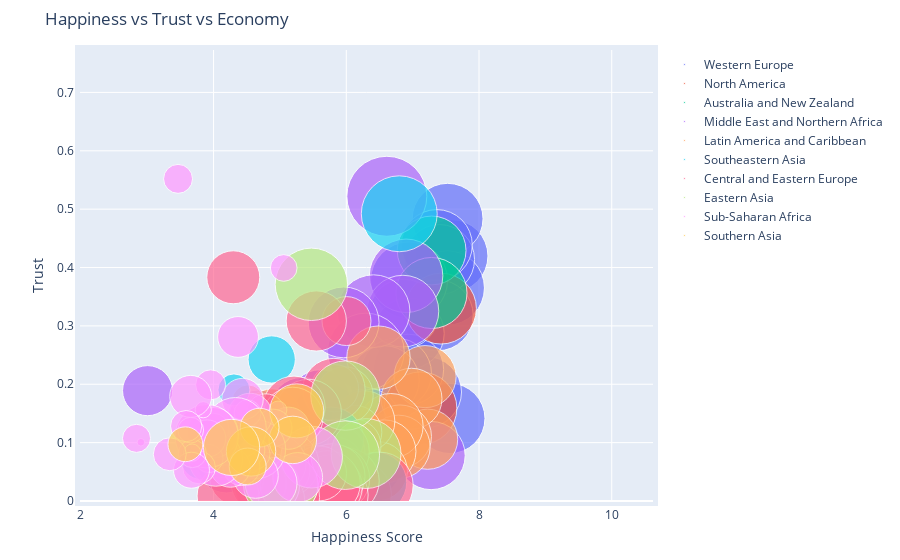

This figure's notebook cell:
### Code cell
import warnings
warnings.filterwarnings('ignore')

figure = bubbleplot(dataset = data, x_column = 'Happiness Score', y_column = 'Trust (Government Corruption)', 
    bubble_column = 'Country', size_column = 'Economy (GDP per Capita)', color_column = 'Region', 
    x_title = "Happiness Score", y_title = "Trust", title = 'Happiness vs Trust vs Economy',
    x_logscale = False, scale_bubble = 1, height = 1650)

py.iplot(figure, config={'scrollzoom': True})

### Figure 1 — Plotly figure (JSON) as saved in the notebook; plotly's stock layout.template omitted (floating-point values rounded to 4 significant figures)
{"data": [{"marker": {"size": [1.397, 1.302, 1.325, 1.459, 1.29, 1.329, 1.332, 1.337, 1.564, 1.336, 1.308, 1.266, 1.328, 1.278, 1.23, 1.207, 1.251, 1.208, 1.208, 1.16, 1.154], "sizemode": "area", "sizeref": 0.0005283}, "mode": "markers", "name": "Western Europe", "text": ["Switzerland", "Iceland", "Denmark", "Norway", "Finland", "Netherlands", "Sweden", "Austria", "Luxembourg", "Ireland", "Belgium", "United Kingdom", "Germany", "France", "Spain", "Malta", "Italy", "North Cyprus", "Cyprus", "Portugal", "Greece"], "type": "scatter", "x": [7.587, 7.561, 7.527, 7.522, 7.406, 7.378, 7.364, 7.2, 6.946, 6.94, 6.937, 6.867, 6.75, 6.575, 6.329, 6.302, 5.948, 5.695, 5.689, 5.102, 4.857], "y": [0.4198, 0.1414, 0.4836, 0.365, 0.4137, 0.3181, 0.4384, 0.1868, 0.378, 0.287, 0.2254, 0.3207, 0.2184, 0.2065, 0.06398, 0.1359, 0.02901, 0.1428, 0.06146, 0.01078, 0.01397]}, {"marker": {"size": [1.326, 1.395], "sizemode": "area", "sizeref": 0.0005283}, "mode": "markers", "name": "North America", "text": ["Canada", "United States"], "type": "scatter", "x": [7.427, 7.119], "y": [0.3296, 0.1589]}, {"marker": {"size": [1.25, 1.334], "sizemode": "area", "sizeref": 0.0005283}, "mode": "markers", "name": "Australia and New Zealand", "text": ["New Zealand", "Australia"], "type": "scatter", "x": [7.286, 7.284], "y": [0.4292, 0.3564]}, {"marker": {"size": [1.229, 1.427, 1.36, 1.69, 1.395, 1.554, 1.324, 1.131, 0.9393, 1.061, 0.902, 0.7348, 1.026, 0.8811, 0.5987, 1.009, 0.9855, 0.8818, 0.5465, 0.6632], "sizemode": "area", "sizeref": 0.0005283}, "mode": "markers", "name": "Middle East and Northern Africa", "text": ["Israel", "United Arab Emirates", "Oman", "Qatar", "Saudi Arabia", "Kuwait", "Bahrain", "Libya", "Algeria", "Turkey", "Jordan", "Morocco", "Lebanon", "Tunisia", "Palestinian Territories", "Iran", "Iraq", "Egypt", "Yemen", "Syria"], "type": "scatter", "x": [7.278, 6.901, 6.853, 6.611, 6.411, 6.295, 5.96, 5.754, 5.605, 5.332, 5.192, 5.013, 4.839, 4.739, 4.715, 4.686, 4.677, 4.194, 4.077, 3.006], "y": [0.07785, 0.3858, 0.3252, 0.5221, 0.3252, 0.2561, 0.306, 0.1102, 0.1738, 0.1575, 0.1429, 0.08546, 0.04582, 0.06358, 0.129, 0.05863, 0.1379, 0.06324, 0.07854, 0.1891]}, {"marker": {"size": [0.9558, 1.021, 0.9812, 1.044, 1.064, 1.107, 1.054, 1.062, 0.9186, 0.9953, 1.212, 0.7645, 0.7455, 0.864, 0.6813, 0.7599, 0.5933, 0.9002, 0.8104, 0.8954, 0.5953, 0.2667], "sizemode": "area", "sizeref": 0.0005283}, "mode": "markers", "name": "Latin America and Caribbean", "text": ["Costa Rica", "Mexico", "Brazil", "Venezuela", "Panama", "Chile", "Argentina", "Uruguay", "Colombia", "Suriname", "Trinidad and Tobago", "El Salvador", "Guatemala", "Ecuador", "Bolivia", "Paraguay", "Nicaragua", "Peru", "Jamaica", "Dominican Republic", "Honduras", "Haiti"], "type": "scatter", "x": [7.226, 7.187, 6.983, 6.81, 6.786, 6.67, 6.574, 6.485, 6.477, 6.269, 6.168, 6.13, 6.123, 5.975, 5.89, 5.878, 5.828, 5.824, 5.709, 4.885, 4.788, 4.518], "y": [0.1058, 0.2131, 0.1752, 0.1107, 0.0927, 0.1287, 0.08484, 0.2456, 0.0512, 0.1363, 0.0114, 0.1178, 0.09472, 0.1809, 0.088, 0.08242, 0.1932, 0.05989, 0.02299, 0.1423, 0.06825, 0.1718]}, {"marker": {"size": [1.522, 0.9669, 1.125, 0.8283, 0.6322, 0.7053, 0.5907, 0.2711, 0.4604], "sizemode": "area", "sizeref": 0.0005283}, "mode": "markers", "name": "Southeastern Asia", "text": ["Singapore", "Thailand", "Malaysia", "Indonesia", "Vietnam", "Philippines", "Laos", "Myanmar", "Cambodia"], "type": "scatter", "x": [6.798, 6.455, 5.77, 5.399, 5.36, 5.073, 4.876, 4.307, 3.819], "y": [0.4921, 0.03187, 0.105, 0, 0.1044, 0.1228, 0.2425, 0.1903, 0.07247]}, {"marker": {"size": [1.179, 0.6324, 1.169, 0.5945, 1.123, 1.185, 1.147, 1.032, 1.126, 1.083, 1.138, 0.8015, 0.9585, 1.152, 0.4743, 1.024, 0.9744, 1.043, 0.9205, 1.113, 0.9185, 0.8787, 0.8322, 1.121, 0.3905, 0.7991, 0.7682, 0.7419, 1.012], "sizemode": "area", "sizeref": 0.0005283}, "mode": "markers", "name": "Central and Eastern Europe", "text": ["Czech Republic", "Uzbekistan", "Slovakia", "Moldova", "Kazakhstan", "Slovenia", "Lithuania", "Belarus", "Poland", "Croatia", "Russia", "Kosovo", "Turkmenistan", "Estonia", "Kyrgyzstan", "Azerbaijan", "Montenegro", "Romania", "Serbia", "Latvia", "Macedonia", "Albania", "Bosnia and Herzegovina", "Hungary", "Tajikistan", "Ukraine", "Armenia", "Georgia", "Bulgaria"], "type": "scatter", "x": [6.505, 6.003, 5.995, 5.889, 5.855, 5.848, 5.833, 5.813, 5.791, 5.759, 5.716, 5.589, 5.548, 5.429, 5.286, 5.212, 5.192, 5.124, 5.123, 5.098, 5.007, 4.959, 4.949, 4.8, 4.786, 4.681, 4.35, 4.297, 4.218], "y": [0.02652, 0.3083, 0.03431, 0.01615, 0.08454, 0.03787, 0.01031, 0.1909, 0.04212, 0.0243, 0.03005, 0.04741, 0.3084, 0.1518, 0.04232, 0.1606, 0.143, 0.00649, 0.02617, 0.06332, 0.05327, 0.06413, 0.00227, 0.02758, 0.1507, 0.02961, 0.039, 0.3833, 0.00872]}, {"marker": {"size": [1.291, 1.271, 1.245, 1.386, 0.8901, 0.8282], "sizemode": "area", "sizeref": 0.0005283}, "mode": "markers", "name": "Eastern Asia", "text": ["Taiwan", "Japan", "South Korea", "Hong Kong", "China", "Mongolia"], "type": "scatter", "x": [6.298, 5.987, 5.984, 5.474, 5.14, 4.874], "y": [0.08129, 0.1806, 0.07857, 0.3712, 0.02781, 0.02666]}, {"marker": {"size": [1.008, 0.6543, 0.4704, 0.1885, 0.08308, 0.3755, 0.7121, 0.9205, 0.5456, 0.271, 0.0712, 0.5211, 0, 0.1907, 0.3302, 0.4541, 0.3647, 0.4402, 0.9936, 0.01604, 0.4225, 0.7578, 0.2607, 0.6787, 0.2391, 0.211, 0.365, 1.06, 0.0694, 0.2852, 0.2082, 0.0785, 0.3419, 0.1742, 0.4653, 0.2581, 0.2221, 0.2867, 0.0153, 0.2087], "sizemode": "area", "sizeref": 0.0005283}, "mode": "markers", "name": "Sub-Saharan Africa", "text": ["Mauritius", "Nigeria", "Zambia", "Somaliland region", "Mozambique", "Lesotho", "Swaziland", "South Africa", "Ghana", "Zimbabwe", "Liberia", "Sudan", "Congo (Kinshasa)", "Ethiopia", "Sierra Leone", "Mauritania", "Kenya", "Djibouti", "Botswana", "Malawi", "Cameroon", "Angola", "Mali", "Congo (Brazzaville)", "Comoros", "Uganda", "Senegal", "Gabon", "Niger", "Tanzania", "Madagascar", "Central African Republic", "Chad", "Guinea", "Ivory Coast", "Burkina Faso", "Rwanda", "Benin", "Burundi", "Togo"], "type": "scatter", "x": [5.477, 5.268, 5.129, 5.057, 4.971, 4.898, 4.867, 4.642, 4.633, 4.61, 4.571, 4.55, 4.517, 4.512, 4.507, 4.436, 4.419, 4.369, 4.332, 4.292, 4.252, 4.033, 3.995, 3.989, 3.956, 3.931, 3.904, 3.896, 3.845, 3.781, 3.681, 3.678, 3.667, 3.656, 3.655, 3.587, 3.465, 3.34, 2.905, 2.839], "y": [0.07521, 0.0403, 0.1247, 0.3993, 0.156, 0.125, 0.0306, 0.08884, 0.04355, 0.08079, 0.06232, 0.1466, 0.07625, 0.1505, 0.08786, 0.1746, 0.05839, 0.2811, 0.1247, 0.06977, 0.05786, 0.07122, 0.1235, 0.1169, 0.199, 0.07267, 0.1071, 0.1109, 0.1564, 0.05747, 0.08124, 0.08289, 0.05269, 0.1214, 0.1792, 0.1283, 0.5519, 0.0801, 0.1006, 0.1073]}, {"marker": {"size": [0.7704, 0.5954, 0.3975, 0.645, 0.36, 0.8352, 0.3198], "sizemode": "area", "sizeref": 0.0005283}, "mode": "markers", "name": "Southern Asia", "text": ["Bhutan", "Pakistan", "Bangladesh", "India", "Nepal", "Sri Lanka", "Afghanistan"], "type": "scatter", "x": [5.253, 5.194, 4.694, 4.565, 4.514, 4.271, 3.575], "y": [0.1545, 0.1046, 0.1257, 0.08492, 0.05907, 0.09179, 0.09719]}], "layout": {"autosize": true, "hovermode": "closest", "margin": {"b": 50, "pad": 5, "t": 50}, "showlegend": true, "title": {"text": "Happiness vs Trust vs Economy"}, "xaxis": {"autorange": false, "range": [1.987, 10.62], "title": {"text": "Happiness Score"}, "type": "linear"}, "yaxis": {"autorange": false, "range": [0, 0.7727], "title": {"text": "Trust"}, "type": "linear"}}}
